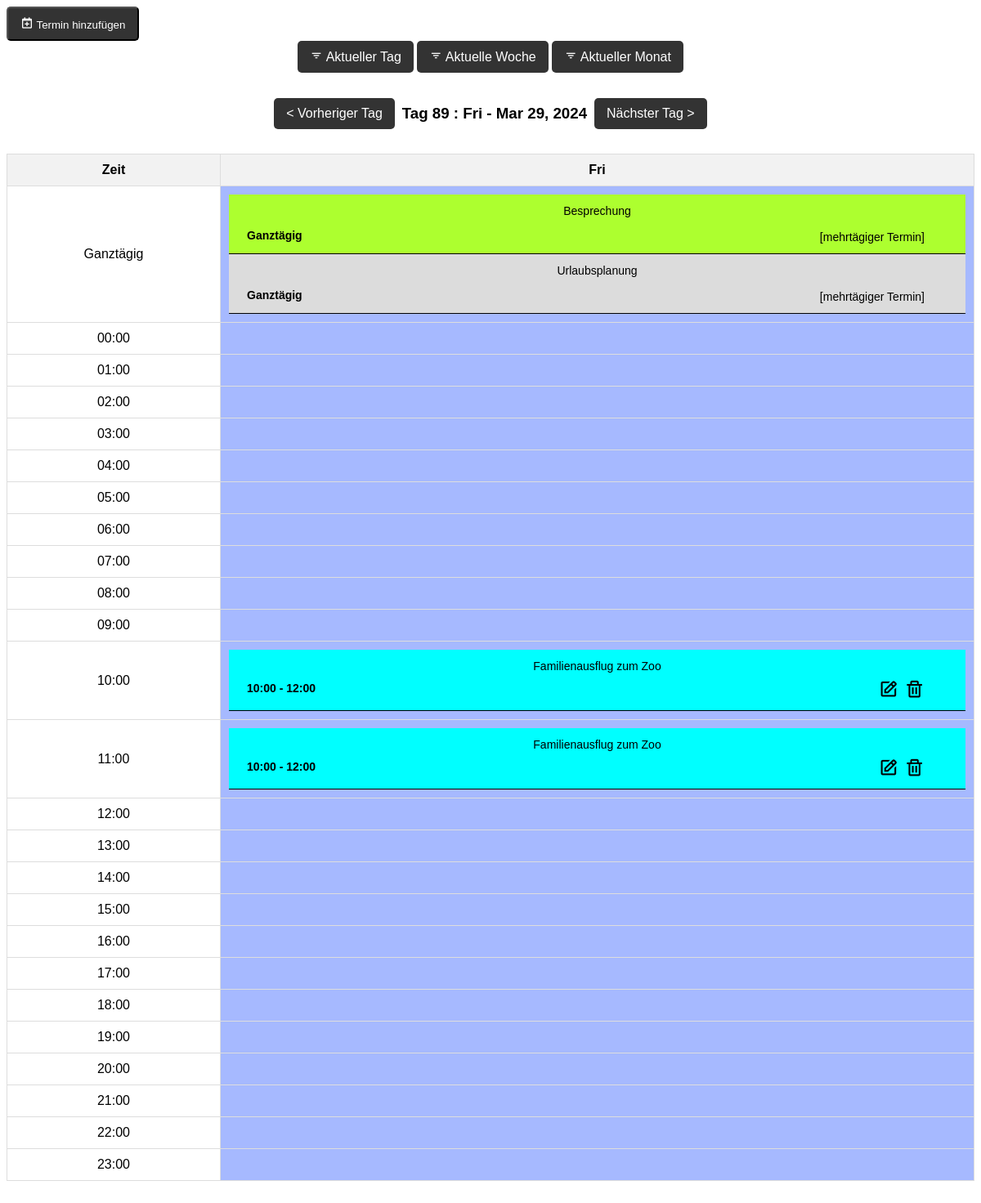
The page /?view=day&month=03&year=2024 on the database its author committed.
### tables this page shows
CREATE TABLE `appointments` (
  `id` int(11) NOT NULL,
  `title` varchar(255) NOT NULL,
  `description` text DEFAULT NULL,
  `date` date NOT NULL,
  `end_date` date DEFAULT NULL,
  `start_time` time DEFAULT NULL,
  `end_time` time DEFAULT NULL,
  `is_full_day` tinyint(1) NOT NULL DEFAULT 0,
  `category` varchar(50) DEFAULT NULL,
  `created_at` timestamp NULL DEFAULT current_timestamp(),
  `category_id` int(11) DEFAULT NULL
);

### index.php (the view, shortened to what this page needs)
<?php
include 'db_connection.php';
$month = isset($_GET['month']) ? $_GET['month'] : date('m');
$year = isset($_GET['year']) ? $_GET['year'] : date('Y');
$view = isset($_GET['view']) ? $_GET['view'] : 'month';
$day = isset($_GET['day']) ? $_GET['day'] : date('j');
$daysInMonth = cal_days_in_month(CAL_GREGORIAN, $month, $year);
$firstDay = mktime(0, 0, 0, $month, 1, $year);
$monthName = date('F', $firstDay);
$dayOfWeek = date('N', $firstDay);
$currentWeek = date('W');
$daysOfWeek = ["Mon", "Die", "Mit", "Don", "Fre", "Sam", "Son"];
?>
<!DOCTYPE html>
<html lang="en">
<head>
    <link rel="stylesheet" href="css/style.css">
    <link href='https://unpkg.com/boxicons@2.1.4/css/boxicons.min.css' rel='stylesheet'>
</head>
<body>
    <button onclick="openAddModal()" class="buttun"> <i class='bx bx-calendar-plus bx-tada bx-xs'></i> Termin hinzufügen</button>
    <div class="calendar-container">
        <div class="navigation">
            <a href='?view=day&month=<?= date('m') ?>&year=<?= date('Y') ?>'> <i class='bx bx-filter'></i> Aktueller Tag </a> &nbsp;
            <a href='?view=week&month=<?= date('m') ?>&year=<?= date('Y') ?>&week=<?= $currentWeek ?>'> <i class='bx bx-filter'></i> Aktuelle Woche</a>&nbsp;
            <a href='?view=month&month=<?= date('m') ?>&year=<?= date('Y') ?>'><i class='bx bx-filter'></i> Aktueller Monat</a>
        </div>
        <?php if ($view == 'month') : ?>
            <div class="navigation">
                <a href='?month=<?= ($month == 1) ? 12 : $month - 1 ?>&year=<?= ($month == 1) ? $year - 1 : $year ?>'>
                    &lt; Vorheriger</a>
                <h3 class='h3'><?= $monthName ?> <?= $year ?></h3>
                <a href='?month=<?= ($month == 12) ? 1 : $month + 1 ?>&year=<?= ($month == 12) ? $year + 1 : $year ?>'>Nächster
                    &gt;</a>
            </div>
            <table class="tableM">
                <tr>
                    <?php foreach ($daysOfWeek as $day) : ?>
                        <th><?= $day ?></th>
                    <?php endforeach; ?>
                </tr>
                <tr>
                    <?php
                    for ($i = 1; $i < $dayOfWeek; $i++) {
                        echo "<td class='other-month'>" . (date('t', mktime(0, 0, 0, $month - 1, 1, $year)) - ($dayOfWeek - $i - 1)) . "</td>";
                    }
                    $dates = [];
                    for ($day = 1; $day <= $daysInMonth; $day++) {
                        $class = ($day == date('j') && $month == date('n') && $year == date('Y')) ? 'today' : '';
                        echo "<td class='date $class' style='width: 300px'>$day";
                        if (!empty($dates)) {
                            foreach ($dates as $date => $data) {
                                if (date('d', strtotime($date)) == $day) {
                                    foreach ($data as $entry) {
                                        $color = $entry['color'];
                                        $title = (strlen($entry['title']) > 18) ? substr($entry['title'], 0, 18) . '...' : $entry['title'];
                                        $time = $entry['time'];
                                        $id = $entry['id'];
                                        echo "<div class='appointment' style='background-color: $color;'>";
                                        echo "<span class='date Hovericon' onclick='DisplayEventsModel(" . $id . ")'>$title</span><br/>";
                                        echo "<div class='descriptionCurrEv'><span>$time [mehrtägiger Termin]</span>";
                                        echo "</div></div>";
                                    }
                                    unset($dates[$date]);
                                }
                            }
                        }
                        $appointments = [];
                        $sql = "SELECT a.*, c.*, a.id FROM appointments a LEFT JOIN categories c ON a.category_id = c.id WHERE YEAR(a.date) = $year AND MONTH(a.date) = $month AND DAY(a.date) = $day ORDER BY a.start_time";
                        $result = $pdo->query($sql);
                        if ($result->rowCount() > 0) {
                            while ($row = $result->fetch(PDO::FETCH_ASSOC)) {
                                $time = '';
                                $title = (strlen($row['title']) > 18) ? substr($row['title'], 0, 18) . '...' : $row['title'];
                                if ($row["is_full_day"] == 1) {
                                    echo "<div class='appointment' style='background-color: " . $row["color"] . ";'>";
                                    echo "<span class='full-day Hovericon' onclick='DisplayEventsModel(" . $row["id"] . ")'>" . $title . "<br/></span> <div class='containerAll'> <span class='descriptionEv'> Ganztägig</span>";
                                    $time = 'Ganztägig';
                                } else {
                                    echo "<div class='appointment' style='background-color: " . $row["color"] . ";'>";
                                    echo "<span class='timed Hovericon' onclick='DisplayEventsModel(" . $row["id"] . ")'>" . $title . " <br/> </span>";
                                    echo "<div class='containerAll'><span class='descriptionEv'>" . substr($row["start_time"], 0, 5);
                                    if (!empty($row["end_time"])) {
                                        echo " - " . substr($row["end_time"], 0, 5);
                                    }
                                    $time = substr($row["start_time"], 0, 5) . " - " . substr($row["end_time"], 0, 5);
                                    echo "</span>";
                                }
                                if (!empty($row["end_date"]) && $row["end_date"] != $row["date"]) {
                                    $start = new DateTime($row["date"]);
                                    $end = new DateTime($row["end_date"]);
                                    $currentDate = clone $start;
                                    $currentDate = $currentDate->modify('+1 day');
                                    while ($currentDate <= $end) {
                                        $dates[$currentDate->format('Y-m-d')][] = [
                                            'color' => $row["color"],
                                            'title' => $row["title"],
                                            'id' => $row["id"],
                                            'time' => $time
                                        ];
                                        $currentDate->modify('+1 day');
                                    }
                                }
                                echo "<div class='iconsDV'><i class='bx bx-edit bx-sm Hovericon' style='margin-right: 7px;' onclick='openModalEdite(" . $row["id"] . ")'></i>";
                                echo "<i class='bx bx-trash bx-sm Hovericon' onclick='deleteAppointment(" . $row["id"] . ")'></i></div>";
                                echo "</div></div>";
                            }
                        }
                        echo "</td>";
                        if (date('N', mktime(0, 0, 0, $month, $day, $year)) == 7) {
                            echo "</tr><tr>";
                        }
                    }
                    $lastDayOfWeek = date('N', mktime(0, 0, 0, $month, $daysInMonth, $year));
                    for ($i = $lastDayOfWeek + 1; $i <= 7; $i++) {
                        $nextMonthDay = $i - $lastDayOfWeek;
                        echo "<td class='other-month'>$nextMonthDay</td>";
                    }
                    ?>
                </tr>
            </table>
        <?php elseif ($view == 'day') : ?>
            <?php
            $prevDayTimestamp = strtotime("-1 day", mktime(0, 0, 0, $month, $day, $year));
            $nextDayTimestamp = strtotime("+1 day", mktime(0, 0, 0, $month, $day, $year));
            $prevDay = date('j', $prevDayTimestamp);
            $nextDay = date('j', $nextDayTimestamp);
            $currentDay = date('M j, Y', mktime(0, 0, 0, $month, $day, $year));
            $currentDate = sprintf('%04d-%02d-%02d', $year, $month, $day);
            $dayOfYear = date('z', mktime(0, 0, 0, $month, $day, $year)) + 1;
            $prevDate = date('Y-m-d', strtotime('-1 day', strtotime($year . '-' . $month . '-' . $day)));
            $nextDate = date('Y-m-d', strtotime('+1 day', strtotime($year . '-' . $month . '-' . $day)));
            $prevYear = date('Y', strtotime($prevDate));
            $prevMonth = date('m', strtotime($prevDate));
            $nextYear = date('Y', strtotime($nextDate));
            $nextMonth = date('m', strtotime($nextDate));
            $dayName = date('D', mktime(0, 0, 0, $month, $day, $year));
            ?>
            <div class="navigation">
                <a href='?view=day&day=<?= $prevDay ?>&month=<?= $prevMonth ?>&year=<?= $prevYear ?>'>
                    < Vorheriger Tag</a>&nbsp;&nbsp;
                        <h3> Tag <?= $dayOfYear ?> : <?= $dayName ?> - <?= $currentDay ?></h3>
                        &nbsp;&nbsp;<a href='?view=day&day=<?= $nextDay ?>&month=<?= $nextMonth ?>&year=<?= $nextYear ?>'>Nächster Tag ></a>
            </div>
            <table>
                <tr>
                    <th>Zeit</th>
                    <th><?= $dayName ?></th>
                </tr>
                <tr>
                    <td style='width: 240px;'>Ganztägig</td>
                    <?php
                    $class = ($year . '-' . $month . '-' . $day  == sprintf('%04d-%02d-%02d', date('Y'), date('n'), date('j'))) ? 'today' : '';
                    ?>
                    <td class='date <?= $class ?>'>
                        <?php
                        $sql = "SELECT a.*, c.* ,a.id FROM appointments  a LEFT JOIN categories c ON a.category_id = c.id WHERE DATE(a.date) <= :date AND (DATE(a.end_date) >= :date OR a.end_date IS NULL) AND a.is_full_day = 1";
                        $stmt = $pdo->prepare($sql);
                        $stmt->bindValue(':date', "$year-$month-$day");
                        $stmt->execute();
                        $fullDayEvents = $stmt->fetchAll(PDO::FETCH_ASSOC);
                        foreach ($fullDayEvents as $fullDayEvent) {
                            echo "<div class='appointment' style='background-color: " . $fullDayEvent["color"] . ";'>";
                            echo "<span class='full-day Hovericon' onclick='DisplayEventsModel(" . $fullDayEvent["id"] . ")'>" . $fullDayEvent['title'] . "<br/></span> <div class='containerAll' style='margin-top: 16px;'> <span class='descriptionEv'> Ganztägig </span>";
                            if ($fullDayEvent['date'] == $currentDate) {
                                echo "<div class='iconsDV' style='margin-right: 50px;'><i class='bx bx-edit bx-sm Hovericon' style='margin-right: 7px;' onclick='openModalEdite(" . $fullDayEvent["id"] . ")'></i>";
                                echo "<i class='bx bx-trash bx-sm Hovericon' onclick='deleteAppointment(" . $fullDayEvent["id"] . ")'></i></div>";
                                echo "</div></div>";
                            } else {
                                echo "<div class='iconsDV' style='margin-right: 50px;'><span> [mehrtägiger Termin]</span></div>";
                                echo "</div></div>";
                            }
                        }
                        ?>
                    </td>
                </tr>
                <?php for ($hour = 0; $hour < 24; $hour++) : ?>
                    <tr>
                        <td style='width: 240px;'><?= str_pad($hour, 2, '0', STR_PAD_LEFT) ?>:00</td>
                        <td class='date <?= $class ?>'>
                            <?php
                            $currentHour = str_pad($hour, 2, '0', STR_PAD_LEFT) . ':00:00';
                            $nextHour = str_pad($hour + 1, 2, '0', STR_PAD_LEFT) . ':00:00';
                            $sql = "SELECT a.*, c.* ,a.id FROM appointments a LEFT JOIN categories c ON a.category_id = c.id WHERE (a.date = :date OR (:date BETWEEN a.date AND a.end_date)) AND ((a.start_time <= :start_time AND a.end_time > :start_time) OR (a.start_time >= :start_time AND a.start_time < :next_hour)) ORDER BY a.start_time";
                            $stmt = $pdo->prepare($sql);
                            $stmt->bindValue(':date', "$year-$month-$day");
                            $stmt->bindParam(':start_time', $currentHour);
                            $stmt->bindParam(':next_hour', $nextHour);
                            $stmt->execute();
                            $events = $stmt->fetchAll(PDO::FETCH_ASSOC);
                            foreach ($events as $event) {
                                echo "<div class='appointment' style='background-color: " . $event["color"] . ";'>";
                                echo "<span class='timed Hovericon' onclick='DisplayEventsModel(" . $event["id"] . ")'>" . $event['title'] . " <br/> </span>";
                                echo "<div class='containerAll'><span class='descriptionEv'>" . substr($event["start_time"], 0, 5);
                                if (!empty($event["end_time"])) {
                                    echo " - " . substr($event["end_time"], 0, 5);
                                }
                                echo "</span>";
                                if ($event['date'] == $currentDate) {
                                    echo "<div class='iconsDV' style='margin-right: 50px;'><i class='bx bx-edit bx-sm Hovericon' style='margin-right: 7px;' onclick='openModalEdite(" . $event["id"] . ")'></i>";
                                    echo "<i class='bx bx-trash bx-sm Hovericon' onclick='deleteAppointment(" . $event["id"] . ")'></i></div>";
                                    echo "</div></div>";
                                } else {
                                    echo "<div class='iconsDV' style='margin-right: 50px;'><span> [mehrtägiger Termin]</span></div>";
                                    echo "</div></div>";
                                }
                            }
                            ?>
                        </td>
                    </tr>
                <?php endfor; ?>
            </table>
        <?php endif; ?>
    </div>
</body>
</html>

### css/style.css (style rules this page uses)
body { font-family: Arial, sans-serif; }
table { border-collapse: collapse; width: 100%; margin-bottom: 70px; }
th, td { border: 1px solid #ddd; padding: 10px; text-align: center; }
th { background-color: #f2f2f2; }
.today { background-color: #a6b9ff; }
.navigation { margin-bottom: 20px; display: flex; justify-content: center; align-items: center; }
.navigation a ,.buttun { padding: 10px 15px; background-color: #333; color: #fff; text-decoration: none; border-radius: 5px; transition: background-color 0.3s ease; }
.appointment { font-size: 14px; padding-top: 12px; padding-bottom: 12px; border-bottom: 1px solid black; }
.descriptionEv { color: black; font-weight: bolder; margin-left: 22px; margin-top: -5px; font-size: 14px; }
.containerAll { display: flex; align-items: center; margin-top: 9px; }
.iconsDV { margin-left: auto; margin-right: 15px; }
.Hovericon { cursor: pointer; }

### rows shown on the page
appointments: title "Besprechung", date "[mehrtägiger Termin]"
appointments: title "Urlaubsplanung", date "[mehrtägiger Termin]"
appointments: title "Familienausflug zum Zoo", start_time "10:00", end_time "12:00"

### other values the page prints
$dayOfYear "89"
$dayName "Fri"
$currentDay "Mar 29, 2024"
str_pad($hour, 2, '0', STR_PAD_LEFT) "00"
str_pad($hour, 2, '0', STR_PAD_LEFT) "01"
str_pad($hour, 2, '0', STR_PAD_LEFT) "02"
str_pad($hour, 2, '0', STR_PAD_LEFT) "03"
str_pad($hour, 2, '0', STR_PAD_LEFT) "04"
str_pad($hour, 2, '0', STR_PAD_LEFT) "05"
str_pad($hour, 2, '0', STR_PAD_LEFT) "06"
str_pad($hour, 2, '0', STR_PAD_LEFT) "07"
str_pad($hour, 2, '0', STR_PAD_LEFT) "08"
str_pad($hour, 2, '0', STR_PAD_LEFT) "09"
str_pad($hour, 2, '0', STR_PAD_LEFT) "10"
str_pad($hour, 2, '0', STR_PAD_LEFT) "11"
